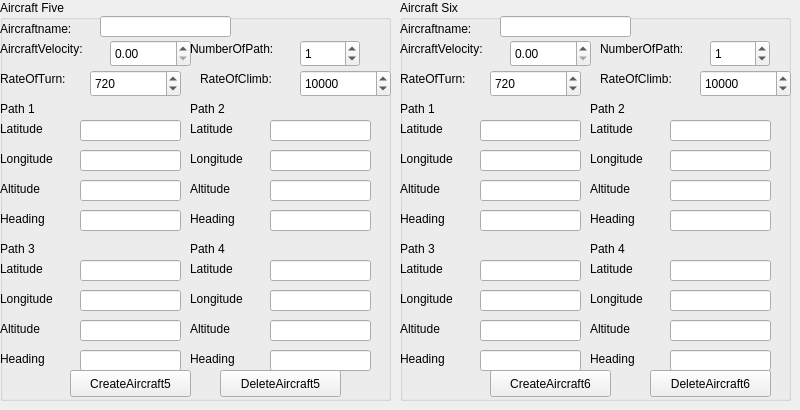
      <widget class="QWidget" name="tab_3">
       <attribute name="title">
        <string>Aircraft5/Aircraft6</string>
       </attribute>
       <widget class="QGroupBox" name="groupBox_72">
        <property name="geometry">
         <rect>
          <x>0</x>
          <y>0</y>
          <width>391</width>
          <height>401</height>
         </rect>
        </property>
        <property name="title">
         <string>Aircraft Five</string>
        </property>
        <widget class="QLabel" name="label_495">
         <property name="geometry">
          <rect>
           <x>0</x>
           <y>20</y>
           <width>101</width>
           <height>17</height>
          </rect>
         </property>
         <property name="text">
          <string>Aircraftname:</string>
         </property>
        </widget>
        <widget class="QLabel" name="label_496">
         <property name="geometry">
          <rect>
           <x>0</x>
           <y>40</y>
           <width>111</width>
           <height>17</height>
          </rect>
         </property>
         <property name="text">
          <string>AircraftVelocity:</string>
         </property>
        </widget>
        <widget class="QLabel" name="label_497">
         <property name="geometry">
          <rect>
           <x>0</x>
           <y>100</y>
           <width>101</width>
           <height>17</height>
          </rect>
         </property>
         <property name="text">
          <string>Path 1</string>
         </property>
        </widget>
        <widget class="QLineEdit" name="TEAircraft5Path1Lat">
         <property name="geometry">
          <rect>
           <x>80</x>
           <y>120</y>
           <width>101</width>
           <height>21</height>
          </rect>
         </property>
        </widget>
        <widget class="QLabel" name="label_498">
         <property name="geometry">
          <rect>
           <x>0</x>
           <y>120</y>
           <width>66</width>
           <height>17</height>
          </rect>
         </property>
         <property name="text">
          <string>Latitude</string>
         </property>
        </widget>
        <widget class="QLabel" name="label_499">
         <property name="geometry">
          <rect>
           <x>0</x>
           <y>150</y>
           <width>71</width>
           <height>17</height>
          </rect>
         </property>
         <property name="text">
          <string>Longitude</string>
         </property>
        </widget>
        <widget class="QLineEdit" name="TEAircraft5Path1Long">
         <property name="geometry">
          <rect>
           <x>80</x>
           <y>150</y>
           <width>101</width>
           <height>21</height>
          </rect>
         </property>
        </widget>
        <widget class="QLabel" name="label_500">
         <property name="geometry">
          <rect>
           <x>0</x>
           <y>180</y>
           <width>71</width>
           <height>17</height>
          </rect>
         </property>
         <property name="text">
          <string>Altitude</string>
         </property>
        </widget>
        <widget class="QLineEdit" name="TEAircraft5Path1Alt">
         <property name="geometry">
          <rect>
           <x>80</x>
           <y>180</y>
           <width>101</width>
           <height>21</height>
          </rect>
         </property>
        </widget>
        <widget class="QLabel" name="label_501">
         <property name="geometry">
          <rect>
           <x>0</x>
           <y>210</y>
           <width>71</width>
           <height>17</height>
          </rect>
         </property>
         <property name="text">
          <string>Heading</string>
         </property>
        </widget>
        <widget class="QLineEdit" name="TEAircraft5Path1Head">
         <property name="geometry">
          <rect>
           <x>80</x>
           <y>210</y>
           <width>101</width>
           <height>21</height>
          </rect>
         </property>
        </widget>
        <widget class="QLineEdit" name="TEAircraft5Name">
         <property name="geometry">
          <rect>
           <x>100</x>
           <y>16</y>
           <width>131</width>
           <height>21</height>
          </rect>
         </property>
        </widget>
        <widget class="QDoubleSpinBox" name="TEAircraft5Velocity">
         <property name="geometry">
          <rect>
           <x>110</x>
           <y>40</y>
           <width>81</width>
           <height>27</height>
          </rect>
         </property>
         <property name="maximum">
          <double>9999.000000000000000</double>
         </property>
        </widget>
        <widget class="QLineEdit" name="TEAircraft5Path2Alt">
         <property name="geometry">
          <rect>
           <x>270</x>
           <y>180</y>
           <width>101</width>
           <height>21</height>
          </rect>
         </property>
        </widget>
        <widget class="QLineEdit" name="TEAircraft5Path2Long">
         <property name="geometry">
          <rect>
           <x>270</x>
           <y>150</y>
           <width>101</width>
           <height>21</height>
          </rect>
         </property>
        </widget>
        <widget class="QLabel" name="label_502">
         <property name="geometry">
          <rect>
           <x>190</x>
           <y>180</y>
           <width>71</width>
           <height>17</height>
          </rect>
         </property>
         <property name="text">
          <string>Altitude</string>
         </property>
        </widget>
        <widget class="QLineEdit" name="TEAircraft5Path2Lat">
         <property name="geometry">
          <rect>
           <x>270</x>
           <y>120</y>
           <width>101</width>
           <height>21</height>
          </rect>
         </property>
        </widget>
        <widget class="QLabel" name="label_503">
         <property name="geometry">
          <rect>
           <x>190</x>
           <y>210</y>
           <width>71</width>
           <height>17</height>
          </rect>
         </property>
         <property name="text">
          <string>Heading</string>
         </property>
        </widget>
        <widget class="QLabel" name="label_504">
         <property name="geometry">
          <rect>
           <x>190</x>
           <y>100</y>
           <width>101</width>
           <height>17</height>
          </rect>
         </property>
         <property name="text">
          <string>Path 2</string>
         </property>
        </widget>
        <widget class="QLineEdit" name="TEAircraft5Path2Head">
         <property name="geometry">
          <rect>
           <x>270</x>
           <y>210</y>
           <width>101</width>
           <height>21</height>
          </rect>
         </property>
        </widget>
        <widget class="QLabel" name="label_505">
         <property name="geometry">
          <rect>
           <x>190</x>
           <y>150</y>
           <width>71</width>
           <height>17</height>
          </rect>
         </property>
         <property name="text">
          <string>Longitude</string>
         </property>
        </widget>
        <widget class="QLabel" name="label_506">
         <property name="geometry">
          <rect>
           <x>190</x>
           <y>120</y>
           <width>66</width>
           <height>17</height>
          </rect>
         </property>
         <property name="text">
          <string>Latitude</string>
         </property>
        </widget>
        <widget class="QLineEdit" name="TEAircraft5Path3Alt">
         <property name="geometry">
          <rect>
           <x>80</x>
           <y>320</y>
           <width>101</width>
           <height>21</height>
          </rect>
         </property>
        </widget>
        <widget class="QLineEdit" name="TEAircraft5Path3Long">
         <property name="geometry">
          <rect>
           <x>80</x>
           <y>290</y>
           <width>101</width>
           <height>21</height>
          </rect>
         </property>
        </widget>
        <widget class="QLabel" name="label_507">
         <property name="geometry">
          <rect>
           <x>0</x>
           <y>320</y>
           <width>71</width>
           <height>17</height>
          </rect>
         </property>
         <property name="text">
          <string>Altitude</string>
         </property>
        </widget>
        <widget class="QLineEdit" name="TEAircraft5Path3Lat">
         <property name="geometry">
          <rect>
           <x>80</x>
           <y>260</y>
           <width>101</width>
           <height>21</height>
          </rect>
         </property>
        </widget>
        <widget class="QLabel" name="label_508">
         <property name="geometry">
          <rect>
           <x>0</x>
           <y>350</y>
           <width>71</width>
           <height>17</height>
          </rect>
         </property>
         <property name="text">
          <string>Heading</string>
         </property>
        </widget>
        <widget class="QLabel" name="label_509">
         <property name="geometry">
          <rect>
           <x>0</x>
           <y>240</y>
           <width>101</width>
           <height>17</height>
          </rect>
         </property>
         <property name="text">
          <string>Path 3</string>
         </property>
        </widget>
        <widget class="QLineEdit" name="TEAircraft5Path3Head">
         <property name="geometry">
          <rect>
           <x>80</x>
           <y>350</y>
           <width>101</width>
           <height>21</height>
          </rect>
         </property>
        </widget>
        <widget class="QLabel" name="label_510">
         <property name="geometry">
          <rect>
           <x>0</x>
           <y>290</y>
           <width>71</width>
           <height>17</height>
          </rect>
         </property>
         <property name="text">
          <string>Longitude</string>
         </property>
        </widget>
        <widget class="QLabel" name="label_511">
         <property name="geometry">
          <rect>
           <x>0</x>
           <y>260</y>
           <width>66</width>
           <height>17</height>
          </rect>
         </property>
         <property name="text">
          <string>Latitude</string>
         </property>
        </widget>
        <widget class="QLineEdit" name="TEAircraft5Path4Head">
         <property name="geometry">
          <rect>
           <x>270</x>
           <y>350</y>
           <width>101</width>
           <height>21</height>
          </rect>
         </property>
        </widget>
        <widget class="QLabel" name="label_512">
         <property name="geometry">
          <rect>
           <x>190</x>
           <y>320</y>
           <width>71</width>
           <height>17</height>
          </rect>
         </property>
         <property name="text">
          <string>Altitude</string>
         </property>
        </widget>
        <widget class="QLabel" name="label_513">
         <property name="geometry">
          <rect>
           <x>190</x>
           <y>290</y>
           <width>71</width>
           <height>17</height>
          </rect>
         </property>
         <property name="text">
          <string>Longitude</string>
         </property>
        </widget>
        <widget class="QLineEdit" name="TEAircraft5Path4Lat">
         <property name="geometry">
          <rect>
           <x>270</x>
           <y>260</y>
           <width>101</width>
           <height>21</height>
          </rect>
         </property>
        </widget>
        <widget class="QLineEdit" name="TEAircraft5Path4Alt">
         <property name="geometry">
          <rect>
           <x>270</x>
           <y>320</y>
           <width>101</width>
           <height>21</height>
          </rect>
         </property>
        </widget>
        <widget class="QLineEdit" name="TEAircraft5Path4Long">
         <property name="geometry">
          <rect>
           <x>270</x>
           <y>290</y>
           <width>101</width>
           <height>21</height>
          </rect>
         </property>
        </widget>
        <widget class="QLabel" name="label_514">
         <property name="geometry">
          <rect>
           <x>190</x>
           <y>240</y>
           <width>101</width>
           <height>17</height>
          </rect>
         </property>
         <property name="text">
          <string>Path 4</string>
         </property>
        </widget>
        <widget class="QLabel" name="label_515">
         <property name="geometry">
          <rect>
           <x>190</x>
           <y>350</y>
           <width>71</width>
           <height>17</height>
          </rect>
         </property>
         <property name="text">
          <string>Heading</string>
         </property>
        </widget>
        <widget class="QLabel" name="label_516">
         <property name="geometry">
          <rect>
           <x>190</x>
           <y>260</y>
           <width>66</width>
           <height>17</height>
          </rect>
         </property>
         <property name="text">
          <string>Latitude</string>
         </property>
        </widget>
        <widget class="QPushButton" name="CreateAircraft5Button">
         <property name="geometry">
          <rect>
           <x>70</x>
           <y>370</y>
           <width>121</width>
           <height>27</height>
          </rect>
         </property>
         <property name="text">
          <string>CreateAircraft5</string>
         </property>
        </widget>
        <widget class="QPushButton" name="DeleteAircraft5Button">
         <property name="geometry">
          <rect>
           <x>220</x>
           <y>370</y>
           <width>121</width>
           <height>27</height>
          </rect>
         </property>
         <property name="text">
          <string>DeleteAircraft5</string>
         </property>
        </widget>
        <widget class="QLabel" name="label_517">
         <property name="geometry">
          <rect>
           <x>190</x>
           <y>40</y>
           <width>111</width>
           <height>17</height>
          </rect>
         </property>
         <property name="text">
          <string>NumberOfPath:</string>
         </property>
        </widget>
        <widget class="QSpinBox" name="TEAircraft5TotalNumberOfPath">
         <property name="geometry">
          <rect>
           <x>300</x>
           <y>40</y>
           <width>60</width>
           <height>27</height>
          </rect>
         </property>
         <property name="value">
          <number>1</number>
         </property>
        </widget>
        <widget class="QSpinBox" name="TEAircraft5RateOfTurn">
         <property name="geometry">
          <rect>
           <x>90</x>
           <y>70</y>
           <width>91</width>
           <height>27</height>
          </rect>
         </property>
         <property name="maximum">
          <number>9999</number>
         </property>
         <property name="value">
          <number>720</number>
         </property>
        </widget>
        <widget class="QLabel" name="label_518">
         <property name="geometry">
          <rect>
           <x>200</x>
           <y>70</y>
           <width>91</width>
           <height>17</height>
          </rect>
         </property>
         <property name="text">
          <string>RateOfClimb:</string>
         </property>
        </widget>
        <widget class="QLabel" name="label_519">
         <property name="geometry">
          <rect>
           <x>0</x>
           <y>70</y>
           <width>91</width>
           <height>17</height>
          </rect>
         </property>
         <property name="text">
          <string>RateOfTurn:</string>
         </property>
        </widget>
        <widget class="QSpinBox" name="TEAircraft5RateOfClimb">
         <property name="geometry">
          <rect>
           <x>300</x>
           <y>70</y>
           <width>91</width>
           <height>27</height>
          </rect>
         </property>
         <property name="maximum">
          <number>99999</number>
         </property>
         <property name="value">
          <number>10000</number>
         </property>
        </widget>
       </widget>
       <widget class="QGroupBox" name="groupBox_71">
        <property name="geometry">
         <rect>
          <x>400</x>
          <y>0</y>
          <width>391</width>
          <height>401</height>
         </rect>
        </property>
        <property name="title">
         <string>Aircraft Six</string>
        </property>
        <widget class="QLabel" name="label_483">
         <property name="geometry">
          <rect>
           <x>0</x>
           <y>20</y>
           <width>101</width>
           <height>17</height>
          </rect>
         </property>
         <property name="text">
          <string>Aircraftname:</string>
         </property>
        </widget>
        <widget class="QLabel" name="label_484">
         <property name="geometry">
          <rect>
           <x>0</x>
           <y>40</y>
           <width>111</width>
           <height>17</height>
          </rect>
         </property>
         <property name="text">
          <string>AircraftVelocity:</string>
         </property>
        </widget>
        <widget class="QLabel" name="label_485">
         <property name="geometry">
          <rect>
           <x>0</x>
           <y>100</y>
           <width>101</width>
           <height>17</height>
          </rect>
         </property>
         <property name="text">
          <string>Path 1</string>
         </property>
        </widget>
        <widget class="QLineEdit" name="TEAircraft6Path1Lat">
         <property name="geometry">
          <rect>
           <x>80</x>
           <y>120</y>
           <width>101</width>
           <height>21</height>
          </rect>
         </property>
        </widget>
        <widget class="QLabel" name="label_486">
         <property name="geometry">
          <rect>
           <x>0</x>
           <y>120</y>
           <width>66</width>
           <height>17</height>
          </rect>
         </property>
         <property name="text">
          <string>Latitude</string>
         </property>
        </widget>
        <widget class="QLabel" name="label_487">
         <property name="geometry">
          <rect>
           <x>0</x>
           <y>150</y>
           <width>71</width>
           <height>17</height>
          </rect>
         </property>
         <property name="text">
          <string>Longitude</string>
         </property>
        </widget>
        <widget class="QLineEdit" name="TEAircraft6Path1Long">
         <property name="geometry">
          <rect>
           <x>80</x>
           <y>150</y>
           <width>101</width>
           <height>21</height>
          </rect>
         </property>
        </widget>
        <widget class="QLabel" name="label_488">
         <property name="geometry">
          <rect>
           <x>0</x>
           <y>180</y>
           <width>71</width>
           <height>17</height>
          </rect>
         </property>
         <property name="text">
          <string>Altitude</string>
         </property>
        </widget>
        <widget class="QLineEdit" name="TEAircraft6Path1Alt">
         <property name="geometry">
          <rect>
           <x>80</x>
           <y>180</y>
           <width>101</width>
           <height>21</height>
          </rect>
         </property>
        </widget>
        <widget class="QLabel" name="label_520">
         <property name="geometry">
          <rect>
           <x>0</x>
           <y>210</y>
           <width>71</width>
           <height>17</height>
          </rect>
         </property>
         <property name="text">
          <string>Heading</string>
         </property>
        </widget>
        <widget class="QLineEdit" name="TEAircraft6Path1Head">
         <property name="geometry">
          <rect>
           <x>80</x>
           <y>210</y>
           <width>101</width>
           <height>21</height>
          </rect>
         </property>
        </widget>
        <widget class="QLineEdit" name="TEAircraft6Name">
         <property name="geometry">
          <rect>
           <x>100</x>
           <y>16</y>
           <width>131</width>
           <height>21</height>
          </rect>
         </property>
        </widget>
        <widget class="QDoubleSpinBox" name="TEAircraft6Velocity">
         <property name="geometry">
          <rect>
           <x>110</x>
           <y>40</y>
           <width>81</width>
           <height>27</height>
          </rect>
         </property>
         <property name="maximum">
          <double>9999.000000000000000</double>
         </property>
        </widget>
        <widget class="QLineEdit" name="TEAircraft6Path2Alt">
         <property name="geometry">
          <rect>
           <x>270</x>
           <y>180</y>
           <width>101</width>
           <height>21</height>
          </rect>
         </property>
        </widget>
        <widget class="QLineEdit" name="TEAircraft6Path2Long">
         <property name="geometry">
          <rect>
           <x>270</x>
           <y>150</y>
           <width>101</width>
           <height>21</height>
          </rect>
         </property>
        </widget>
        <widget class="QLabel" name="label_521">
         <property name="geometry">
          <rect>
           <x>190</x>
           <y>180</y>
           <width>71</width>
           <height>17</height>
          </rect>
         </property>
         <property name="text">
          <string>Altitude</string>
         </property>
        </widget>
        <widget class="QLineEdit" name="TEAircraft6Path2Lat">
         <property name="geometry">
          <rect>
           <x>270</x>
           <y>120</y>
           <width>101</width>
           <height>21</height>
          </rect>
         </property>
        </widget>
        <widget class="QLabel" name="label_522">
         <property name="geometry">
          <rect>
           <x>190</x>
           <y>210</y>
           <width>71</width>
           <height>17</height>
          </rect>
         </property>
         <property name="text">
          <string>Heading</string>
         </property>
        </widget>
        <widget class="QLabel" name="label_523">
         <property name="geometry">
          <rect>
           <x>190</x>
           <y>100</y>
           <width>101</width>
           <height>17</height>
          </rect>
         </property>
         <property name="text">
          <string>Path 2</string>
         </property>
        </widget>
        <widget class="QLineEdit" name="TEAircraft6Path2Head">
         <property name="geometry">
          <rect>
           <x>270</x>
           <y>210</y>
           <width>101</width>
           <height>21</height>
          </rect>
         </property>
        </widget>
        <widget class="QLabel" name="label_524">
         <property name="geometry">
          <rect>
           <x>190</x>
           <y>150</y>
           <width>71</width>
           <height>17</height>
          </rect>
         </property>
         <property name="text">
          <string>Longitude</string>
         </property>
        </widget>
        <widget class="QLabel" name="label_525">
         <property name="geometry">
          <rect>
           <x>190</x>
           <y>120</y>
           <width>66</width>
           <height>17</height>
          </rect>
         </property>
         <property name="text">
          <string>Latitude</string>
         </property>
        </widget>
        <widget class="QLineEdit" name="TEAircraft6Path3Alt">
         <property name="geometry">
          <rect>
           <x>80</x>
           <y>320</y>
           <width>101</width>
           <height>21</height>
          </rect>
         </property>
        </widget>
        <widget class="QLineEdit" name="TEAircraft6Path3Long">
         <property name="geometry">
          <rect>
           <x>80</x>
           <y>290</y>
           <width>101</width>
           <height>21</height>
          </rect>
         </property>
        </widget>
        <widget class="QLabel" name="label_526">
         <property name="geometry">
          <rect>
           <x>0</x>
           <y>320</y>
           <width>71</width>
           <height>17</height>
          </rect>
         </property>
         <property name="text">
          <string>Altitude</string>
         </property>
        </widget>
        <widget class="QLineEdit" name="TEAircraft6Path3Lat">
         <property name="geometry">
          <rect>
           <x>80</x>
           <y>260</y>
           <width>101</width>
           <height>21</height>
          </rect>
         </property>
        </widget>
        <widget class="QLabel" name="label_527">
         <property name="geometry">
          <rect>
           <x>0</x>
           <y>350</y>
           <width>71</width>
           <height>17</height>
          </rect>
         </property>
         <property name="text">
          <string>Heading</string>
         </property>
        </widget>
        <widget class="QLabel" name="label_528">
         <property name="geometry">
          <rect>
           <x>0</x>
           <y>240</y>
           <width>101</width>
           <height>17</height>
          </rect>
         </property>
         <property name="text">
          <string>Path 3</string>
         </property>
        </widget>
        <widget class="QLineEdit" name="TEAircraft6Path3Head">
         <property name="geometry">
          <rect>
           <x>80</x>
           <y>350</y>
           <width>101</width>
           <height>21</height>
          </rect>
         </property>
        </widget>
        <widget class="QLabel" name="label_529">
         <property name="geometry">
          <rect>
           <x>0</x>
           <y>290</y>
           <width>71</width>
           <height>17</height>
          </rect>
         </property>
         <property name="text">
          <string>Longitude</string>
         </property>
        </widget>
        <widget class="QLabel" name="label_530">
         <property name="geometry">
          <rect>
           <x>0</x>
           <y>260</y>
           <width>66</width>
           <height>17</height>
          </rect>
         </property>
         <property name="text">
          <string>Latitude</string>
         </property>
        </widget>
        <widget class="QLineEdit" name="TEAircraft6Path4Head">
         <property name="geometry">
          <rect>
           <x>270</x>
           <y>350</y>
           <width>101</width>
           <height>21</height>
          </rect>
         </property>
        </widget>
        <widget class="QLabel" name="label_531">
         <property name="geometry">
          <rect>
           <x>190</x>
           <y>320</y>
           <width>71</width>
           <height>17</height>
          </rect>
         </property>
         <property name="text">
          <string>Altitude</string>
         </property>
        </widget>
        <widget class="QLabel" name="label_532">
         <property name="geometry">
          <rect>
           <x>190</x>
           <y>290</y>
           <width>71</width>
           <height>17</height>
          </rect>
         </property>
         <property name="text">
          <string>Longitude</string>
         </property>
        </widget>
        <widget class="QLineEdit" name="TEAircraft6Path4Lat">
         <property name="geometry">
          <rect>
           <x>270</x>
           <y>260</y>
           <width>101</width>
           <height>21</height>
          </rect>
         </property>
        </widget>
        <widget class="QLineEdit" name="TEAircraft6Path4Alt">
         <property name="geometry">
          <rect>
           <x>270</x>
           <y>320</y>
           <width>101</width>
           <height>21</height>
          </rect>
         </property>
        </widget>
        <widget class="QLineEdit" name="TEAircraft6Path4Long">
         <property name="geometry">
          <rect>
           <x>270</x>
           <y>290</y>
           <width>101</width>
           <height>21</height>
          </rect>
         </property>
        </widget>
        <widget class="QLabel" name="label_533">
         <property name="geometry">
          <rect>
           <x>190</x>
           <y>240</y>
           <width>101</width>
           <height>17</height>
          </rect>
         </property>
         <property name="text">
          <string>Path 4</string>
         </property>
        </widget>
        <widget class="QLabel" name="label_534">
         <property name="geometry">
          <rect>
           <x>190</x>
           <y>350</y>
           <width>71</width>
           <height>17</height>
          </rect>
         </property>
         <property name="text">
          <string>Heading</string>
         </property>
        </widget>
        <widget class="QLabel" name="label_535">
         <property name="geometry">
          <rect>
           <x>190</x>
           <y>260</y>
           <width>66</width>
           <height>17</height>
          </rect>
         </property>
         <property name="text">
          <string>Latitude</string>
         </property>
        </widget>
        <widget class="QPushButton" name="DeleteAircraft6Button">
         <property name="geometry">
          <rect>
           <x>250</x>
           <y>370</y>
           <width>121</width>
           <height>27</height>
          </rect>
         </property>
         <property name="text">
          <string>DeleteAircraft6</string>
         </property>
        </widget>
        <widget class="QPushButton" name="CreateAircraft6Button">
         <property name="geometry">
          <rect>
           <x>90</x>
           <y>370</y>
           <width>121</width>
           <height>27</height>
          </rect>
         </property>
         <property name="text">
          <string>CreateAircraft6</string>
         </property>
        </widget>
        <widget class="QSpinBox" name="TEAircraft6TotalNumberOfPath">
         <property name="geometry">
          <rect>
           <x>310</x>
           <y>40</y>
           <width>60</width>
           <height>27</height>
          </rect>
         </property>
         <property name="value">
          <number>1</number>
         </property>
        </widget>
        <widget class="QLabel" name="label_536">
         <property name="geometry">
          <rect>
           <x>200</x>
           <y>40</y>
           <width>111</width>
           <height>17</height>
          </rect>
         </property>
         <property name="text">
          <string>NumberOfPath:</string>
         </property>
        </widget>
        <widget class="QSpinBox" name="TEAircraft6RateOfTurn">
         <property name="geometry">
          <rect>
           <x>90</x>
           <y>70</y>
           <width>91</width>
           <height>27</height>
          </rect>
         </property>
         <property name="maximum">
          <number>9999</number>
         </property>
         <property name="value">
          <number>720</number>
         </property>
        </widget>
        <widget class="QLabel" name="label_537">
         <property name="geometry">
          <rect>
           <x>200</x>
           <y>70</y>
           <width>91</width>
           <height>17</height>
          </rect>
         </property>
         <property name="text">
          <string>RateOfClimb:</string>
         </property>
        </widget>
        <widget class="QLabel" name="label_538">
         <property name="geometry">
          <rect>
           <x>0</x>
           <y>70</y>
           <width>91</width>
           <height>17</height>
          </rect>
         </property>
         <property name="text">
          <string>RateOfTurn:</string>
         </property>
        </widget>
        <widget class="QSpinBox" name="TEAircraft6RateOfClimb">
         <property name="geometry">
          <rect>
           <x>300</x>
           <y>70</y>
           <width>91</width>
           <height>27</height>
          </rect>
         </property>
         <property name="maximum">
          <number>99999</number>
         </property>
         <property name="value">
          <number>10000</number>
         </property>
        </widget>
       </widget>
      </widget>
